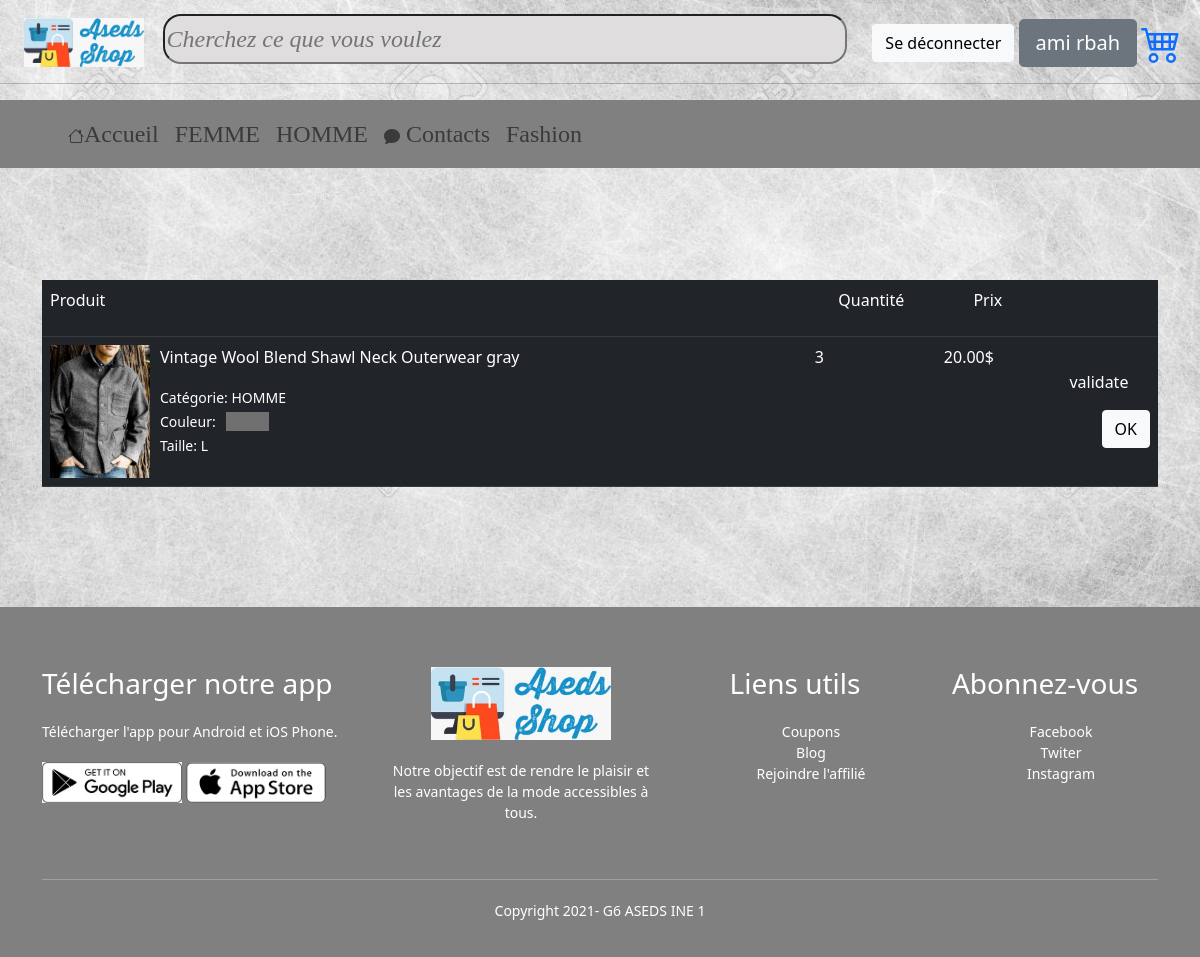
The page /shooping-cart.php (signed in) on the database its author committed.
### tables this page shows
CREATE TABLE `clients` (
  `client_id` int(11) NOT NULL,
  `client_name` varchar(200) NOT NULL,
  `email` varchar(50) NOT NULL,
  `password` varchar(200) NOT NULL,
  `phone_number` varchar(11) NOT NULL
);

CREATE TABLE `commandes` (
  `commande_id` int(11) NOT NULL,
  `fk_client_id` int(11) NOT NULL,
  `fk_product_id` int(11) NOT NULL,
  `quantity` int(11) NOT NULL DEFAULT 1,
  `stat` varchar(50) DEFAULT 'non commander',
  `date_commande` date DEFAULT current_timestamp()
);

CREATE TABLE `products` (
  `product_id` int(11) NOT NULL,
  `product_name` varchar(200) NOT NULL,
  `category` varchar(20) NOT NULL,
  `product_price` double(10,2) NOT NULL,
  `product_image` varchar(255) NOT NULL,
  `product_quantity` int(11) NOT NULL,
  `product_color` varchar(200) NOT NULL,
  `product_size` char(1) NOT NULL,
  `product_date` datetime NOT NULL DEFAULT current_timestamp(),
  `product_desc` mediumtext NOT NULL
);

### element_cart.php (the view, shortened to what this page needs)
   <?php
   if($etat!="validate and done" || $etat!="refused and done"){
   ?>
   <tr id = "<?php echo $commande_id."id"?>">
       <td>
           <div class='cart-info'>
               <img src='products_images\<?php echo $product_image ?>'>
               <div>
                   <p><?php echo"$product_name"?></p>
                   <small>Catégorie: <?php echo"$category"?></small><br>
                   <small >Couleur:<span style="margin-left:10px;padding-right:40px;;background-color:<?php echo"$product_color"?>;color:<?php echo"$product_color"?>;">.</span></small><br>
                   <small>Taille: <?php echo"$product_size"?></small><br>
               </div>
           </div>
       </td>
       <td>
       <?php
           if($etat==="non commander"){ ?>
           <select style="margin-top:25%;" class="form-select"  id="<?php echo $commande_id."id2"?>">
               <?php
                   for ($x = 1; $x <= $product_quantity; $x+=1) { ?>
                       <option  value="<?php echo $x ?>"><?php echo $x ?></option>
                <?php
                   }
               ?>
           </select>
           <?php
           } else {  ?>
           <p><?php echo"$quantity"?></p>
               <?php } ?>
       </td>
       <td><p><?php echo"$product_price"?>$</p></td>
       <td>
           <?php
               if($etat==="non commander"){ ?>
                   <div id="<?php echo $commande_id?>">
                   <button style="margin-top:10%;margin-right:25%" class="btn btn-light" type="button" value="<?php echo $commande_id ?>" onclick="commande(this.value)">Commander</button>
                   </div>
               <?php } elseif ($etat==="waiting for validation"){ ?>
                   <p><?php echo $etat; ?></p>
               <?php } elseif($etat==="validate") { ?>
                   <p style="text-align: center;margin-top:25%;"><?php echo $etat; ?></p>
                   <button style="" class="btn btn-light" type="button" value="<?php echo $commande_id ?>" onclick="done_validate(this.value)">OK</button>
               <?php } else {
                   ?>
                   <p style="text-align: center;margin-top:20%;"><?php echo $etat; ?></p>
                   <button style="" class="btn btn-light" type="button" value="<?php echo $commande_id ?>" onclick="done_refused(this.value)">OK</button>
               <?php
                    }
           ?>
       </td>
   </tr>
   <?php
}
?>

### header.php (shortened to what this page needs)
<?php
if(!empty($_SESSION)){
$client_id=$_SESSION["client_id"];
}
?>
<?php
$username="";
if(!empty($_SESSION)){
 $sqln = "SELECT * FROM clients WHERE client_id='$client_id' ; ";
  $resultn = mysqli_query($link, $sqln);
  if (mysqli_num_rows($resultn) > 0) {
    while ($rown = $resultn->fetch_assoc()) {
      $username=$rown["client_name"];
    }}}
?>
<?php
$sqln2 = "SELECT DISTINCT category FROM products ; ";
$resultn2 = mysqli_query($link, $sqln2);
?>
<link rel="stylesheet" href="header.css">
        <header>
                <form  method="GET">
                    <img style="width:10%; height:5%;margin-left:2%" src="aseds.jpg"  onMouseOver="afficher('Bienvenue !')" id="logo" alt="header_logo">
                    <?php include 'search_bar.php'; ?>
                <?php if(!empty($_SESSION)){ ?>
                    <a href="deconnecter.php"><button type="button" value="deconnected" id="deconnecter" class="btn btn-light">Se déconnecter</button></a>
                    <a href="profil.php" class="btn btn-secondary btn-lg" ><?php echo $username?></a>
                <?php } else {?>
                    <a href="login.php" ><button type="button" id="connecter" class="btn btn-light"  >Se connecter</button></a>
                    <a href="register.php"><button type="button" id="creer" class="btn btn-light">Créer un compte</button></a>
                <?php }?>
                <?php if($client_id!=1){ ?>
                  <a href="shooping-cart.php"><i class="bi bi-cart4"></i></a>
                  <?php }?>
                </form>
       </header>
       <hr>
        <nav id="header_nav" class="  navbar navbar-expand-md navbar-light font-weight-bold text-upper-case px-5" >
            <div class="container-fluid">
              <ul class="nav navbar-nav">
                <li class="nav-item"> <a class="nav-link" href="acceuil.php"><i class="bi bi-house-door-fill"></i>Accueil</a></li>
                  <?php
                    if (mysqli_num_rows($resultn2) > 0) {
                    while ($rown2 = $resultn2->fetch_assoc()) {
                      $product_category=$rown2["category"];
                  ?>
                <li  class="nav-item"><a class="nav-link" href="<?php printf('%s?category=%s', 'category.php',  $product_category); ?>"><?php echo $product_category ?></a></li>
                <?php
                  }}
                ?>
                 <li class="nav-item"> <a class="nav-link" href="contact_us.php"><i class="bi bi-chat-fill"></i>        Contacts          </a>
                  <li class="nav-item"> <a class="nav-link" href="articles.php">        Fashion          </a></li>
                </ul>
            </div>
        </nav>

### client_cart.php (shortened to what this page needs)
<div class="container" style="margin-bottom:10%;">
    <table style="margin-top:10%" class="table table-dark table-hover bg-dark">
            <tr>
                <th><p >Produit</p> </th>
                <th><p style="text-align: center">Quantité</p></th>
                <th><p style="text-align: center">Prix</p></th>
                <th><p style="text-align: center"></p></th>
            </tr >
            <?php
            if (mysqli_num_rows($result) > 0) {
            while ($row = $result->fetch_assoc()) {
                $product_quantity = $row["product_quantity"];
                $commande_id = $row["commande_id"];
                $product_name = $row["product_name"];
                $product_image = $row["product_image"];
                $product_price = $row["product_price"];
                $category = $row["category"];
                $quantity = $row["quantity"];
                $product_color = $row["product_color"];
                $product_size = $row["product_size"];
                $etat = $row["stat"];
            ?>
            <?php include 'element_cart.php'; ?>
            <?php }} ?>
        </table>
        </div>

### shooping-cart.css (style rules this page uses)
body { background: url(gray.jpg); background-size: cover; }
.cart-info { display: flex; flex-wrap: wrap; }
th { text-align: left; padding: 5px; color: #fff; background: #ff523b; font-weight: normal; }
td { padding: 10px 5px; }
td img { width: 100px; height: auto; margin-right: 10px; }
td:last-child { text-align: right; }
th:last-child { text-align: right; }

### header.css (style rules this page uses)
#header_nav { background-color:grey; font-family: Georgia, 'Times New Roman', Times, serif; font-size: x-large; }

### footer.css (style rules this page uses)
ul { list-style-type: none; }

### rows shown on the page
clients: client_name "ami rbah"
commandes: fk_product.product_image (picture), fk_product.product_name "Vintage Wool Blend Shawl Neck Outerwear gray", fk_product.category "HOMME", fk_product.product_size "L", quantity "3", fk_product.product_price "20.00", stat "validate", $commande_id 22 (drawn)

### other values the page prints
$product_category "FEMME"
$product_category "HOMME"
